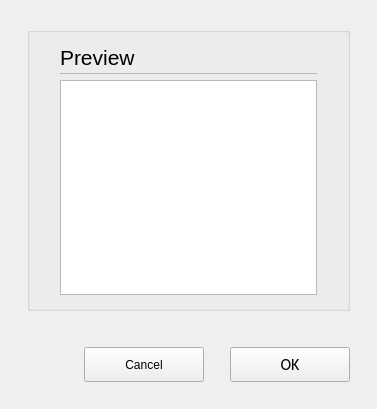
<?xml version="1.0" encoding="UTF-8"?>
<ui version="4.0">
 <class>C_SdNdeDpImportRamViewReport</class>
 <widget class="QWidget" name="C_SdNdeDpImportRamViewReport">
  <property name="geometry">
   <rect>
    <x>0</x>
    <y>0</y>
    <width>377</width>
    <height>409</height>
   </rect>
  </property>
  <property name="windowTitle">
   <string>C_SdNdeDpImportRamViewReport</string>
  </property>
  <layout class="QVBoxLayout" name="verticalLayout">
   <property name="leftMargin">
    <number>27</number>
   </property>
   <property name="topMargin">
    <number>27</number>
   </property>
   <property name="rightMargin">
    <number>27</number>
   </property>
   <property name="bottomMargin">
    <number>0</number>
   </property>
   <item>
    <widget class="stw::opensyde_gui_elements::C_OgeGbx" name="pc_GroupBoxGeneral_5">
     <property name="title">
      <string/>
     </property>
     <layout class="QVBoxLayout" name="verticalLayout_6">
      <property name="spacing">
       <number>0</number>
      </property>
      <property name="leftMargin">
       <number>30</number>
      </property>
      <property name="rightMargin">
       <number>30</number>
      </property>
      <property name="bottomMargin">
       <number>13</number>
      </property>
      <item>
       <layout class="QHBoxLayout" name="horizontalLayout_7" stretch="0,1">
        <property name="spacing">
         <number>6</number>
        </property>
        <item>
         <widget class="stw::opensyde_gui_elements::C_OgeLabHeadingGroupBold" name="pc_LabelHeadingPreview">
          <property name="minimumSize">
           <size>
            <width>0</width>
            <height>30</height>
           </size>
          </property>
          <property name="maximumSize">
           <size>
            <width>16777215</width>
            <height>30</height>
           </size>
          </property>
          <property name="font">
           <font>
            <family>Segoe UI</family>
            <pointsize>16</pointsize>
           </font>
          </property>
          <property name="text">
           <string>Preview</string>
          </property>
         </widget>
        </item>
        <item>
         <spacer name="horizontalSpacer_10">
          <property name="orientation">
           <enum>Qt::Horizontal</enum>
          </property>
          <property name="sizeHint" stdset="0">
           <size>
            <width>40</width>
            <height>1</height>
           </size>
          </property>
         </spacer>
        </item>
       </layout>
      </item>
      <item>
       <layout class="QHBoxLayout" name="horizontalLayout_20" stretch="0">
        <property name="spacing">
         <number>0</number>
        </property>
        <property name="topMargin">
         <number>1</number>
        </property>
        <property name="rightMargin">
         <number>0</number>
        </property>
        <property name="bottomMargin">
         <number>0</number>
        </property>
        <item>
         <widget class="stw::opensyde_gui_elements::C_OgeFraSeparator" name="pc_Frame_3">
          <property name="minimumSize">
           <size>
            <width>0</width>
            <height>1</height>
           </size>
          </property>
          <property name="maximumSize">
           <size>
            <width>16777215</width>
            <height>1</height>
           </size>
          </property>
          <property name="frameShape">
           <enum>QFrame::StyledPanel</enum>
          </property>
          <property name="frameShadow">
           <enum>QFrame::Raised</enum>
          </property>
         </widget>
        </item>
       </layout>
      </item>
      <item>
       <spacer name="verticalSpacer_6">
        <property name="orientation">
         <enum>Qt::Vertical</enum>
        </property>
        <property name="sizeType">
         <enum>QSizePolicy::Fixed</enum>
        </property>
        <property name="sizeHint" stdset="0">
         <size>
          <width>6</width>
          <height>6</height>
         </size>
        </property>
       </spacer>
      </item>
      <item>
       <widget class="stw::opensyde_gui_elements::C_OgeTebReport" name="pc_TextBrowser"/>
      </item>
     </layout>
    </widget>
   </item>
   <item>
    <spacer name="pc_VerticalSpacerButtonsObove">
     <property name="orientation">
      <enum>Qt::Vertical</enum>
     </property>
     <property name="sizeType">
      <enum>QSizePolicy::Fixed</enum>
     </property>
     <property name="sizeHint" stdset="0">
      <size>
       <width>20</width>
       <height>30</height>
      </size>
     </property>
    </spacer>
   </item>
   <item>
    <layout class="QHBoxLayout" name="horizontalLayout_22">
     <item>
      <spacer name="horizontalSpacer_9">
       <property name="orientation">
        <enum>Qt::Horizontal</enum>
       </property>
       <property name="sizeHint" stdset="0">
        <size>
         <width>40</width>
         <height>20</height>
        </size>
       </property>
      </spacer>
     </item>
     <item>
      <widget class="stw::opensyde_gui_elements::C_OgePubCancel" name="pc_PushButtonCancel">
       <property name="minimumSize">
        <size>
         <width>120</width>
         <height>35</height>
        </size>
       </property>
       <property name="maximumSize">
        <size>
         <width>120</width>
         <height>35</height>
        </size>
       </property>
       <property name="text">
        <string>Cancel</string>
       </property>
      </widget>
     </item>
     <item>
      <spacer name="horizontalSpacer">
       <property name="orientation">
        <enum>Qt::Horizontal</enum>
       </property>
       <property name="sizeType">
        <enum>QSizePolicy::Fixed</enum>
       </property>
       <property name="sizeHint" stdset="0">
        <size>
         <width>20</width>
         <height>20</height>
        </size>
       </property>
      </spacer>
     </item>
     <item>
      <widget class="stw::opensyde_gui_elements::C_OgePubDialog" name="pc_PushButtonOk">
       <property name="minimumSize">
        <size>
         <width>120</width>
         <height>35</height>
        </size>
       </property>
       <property name="maximumSize">
        <size>
         <width>120</width>
         <height>35</height>
        </size>
       </property>
       <property name="font">
        <font>
         <family>Calibri</family>
         <pointsize>12</pointsize>
        </font>
       </property>
       <property name="text">
        <string>OK</string>
       </property>
      </widget>
     </item>
    </layout>
   </item>
   <item>
    <spacer name="verticalSpacer_7">
     <property name="orientation">
      <enum>Qt::Vertical</enum>
     </property>
     <property name="sizeType">
      <enum>QSizePolicy::Fixed</enum>
     </property>
     <property name="sizeHint" stdset="0">
      <size>
       <width>20</width>
       <height>27</height>
      </size>
     </property>
    </spacer>
   </item>
  </layout>
 </widget>
 <customwidgets>
  <customwidget>
   <class>stw::opensyde_gui_elements::C_OgeLabHeadingGroupBold</class>
   <extends>QLabel</extends>
   <header>C_OgeLabHeadingGroupBold.hpp</header>
  </customwidget>
  <customwidget>
   <class>stw::opensyde_gui_elements::C_OgeFraSeparator</class>
   <extends>QFrame</extends>
   <header>C_OgeFraSeparator.hpp</header>
   <container>1</container>
  </customwidget>
  <customwidget>
   <class>stw::opensyde_gui_elements::C_OgePubDialog</class>
   <extends>QPushButton</extends>
   <header>C_OgePubDialog.hpp</header>
  </customwidget>
  <customwidget>
   <class>stw::opensyde_gui_elements::C_OgeGbx</class>
   <extends>QGroupBox</extends>
   <header>C_OgeGbx.hpp</header>
   <container>1</container>
  </customwidget>
  <customwidget>
   <class>stw::opensyde_gui_elements::C_OgePubCancel</class>
   <extends>QPushButton</extends>
   <header>C_OgePubCancel.hpp</header>
  </customwidget>
  <customwidget>
   <class>stw::opensyde_gui_elements::C_OgeTebReport</class>
   <extends>QTextBrowser</extends>
   <header>C_OgeTebReport.hpp</header>
  </customwidget>
 </customwidgets>
 <resources/>
 <connections/>
</ui>
